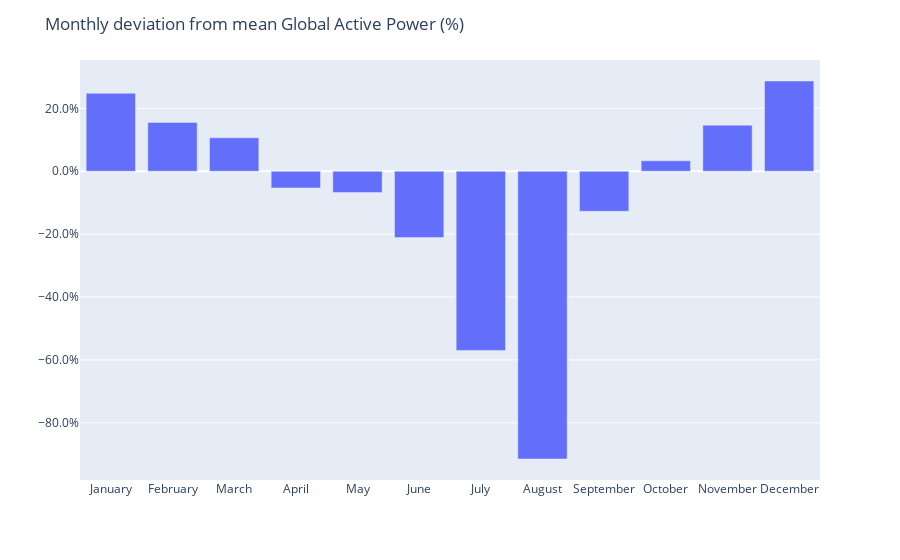

Here is the notebook cell this chart was saved with:
### Markdown cell above
Lets visualize this data

### Code cell
fig = px.bar(monthly_mean_diff['Global_active_power'].T)

fig.update_layout(
    yaxis_title="", 
    yaxis_tickformat = '.1%',
    xaxis_title="",
    title="Monthly deviation from mean Global Active Power (%)",
    showlegend=False,
)
fig.show()

### Figure 1 — Plotly figure (JSON) as saved in the notebook; plotly's stock layout.template omitted (floating-point values rounded to 4 significant figures)
{"data": [{"alignmentgroup": "True", "hovertemplate": "variable=Global_active_power<br>index=%{x}<br>value=%{y}<extra></extra>", "legendgroup": "Global_active_power", "marker": {"color": "#636efa", "pattern": {"shape": ""}}, "name": "Global_active_power", "offsetgroup": "Global_active_power", "orientation": "v", "showlegend": true, "textposition": "auto", "type": "bar", "x": ["January", "February", "March", "April", "May", "June", "July", "August", "September", "October", "November", "December"], "xaxis": "x", "y": [0.2479, 0.1554, 0.1064, -0.05315, -0.06769, -0.2109, -0.5696, -0.915, -0.1274, 0.03331, 0.1467, 0.287], "yaxis": "y"}], "layout": {"barmode": "relative", "legend": {"title": {"text": "variable"}, "tracegroupgap": 0}, "margin": {"t": 60}, "showlegend": false, "title": {"text": "Monthly deviation from mean Global Active Power (%)"}, "xaxis": {"anchor": "y", "domain": [0, 1], "title": {"text": ""}}, "yaxis": {"anchor": "x", "domain": [0, 1], "tickformat": ".1%", "title": {"text": ""}}}}
